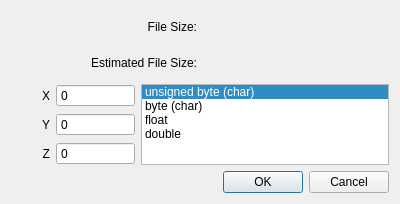
<?xml version="1.0" encoding="UTF-8"?>
<ui version="4.0">
 <class>VolLoadRAWDialog</class>
 <widget class="QDialog" name="VolLoadRAWDialog">
  <property name="geometry">
   <rect>
    <x>0</x>
    <y>0</y>
    <width>400</width>
    <height>204</height>
   </rect>
  </property>
  <property name="windowTitle">
   <string>Dialog</string>
  </property>
  <layout class="QVBoxLayout" name="verticalLayout">
   <item>
    <layout class="QGridLayout" name="gridLayout" columnstretch="1,1" columnminimumwidth="0,0">
     <property name="bottomMargin">
      <number>0</number>
     </property>
     <item row="0" column="1">
      <widget class="QLabel" name="filesize">
       <property name="text">
        <string/>
       </property>
      </widget>
     </item>
     <item row="0" column="0">
      <widget class="QLabel" name="label">
       <property name="text">
        <string>File Size:</string>
       </property>
       <property name="alignment">
        <set>Qt::AlignRight|Qt::AlignTrailing|Qt::AlignVCenter</set>
       </property>
      </widget>
     </item>
     <item row="1" column="0">
      <widget class="QLabel" name="label_3">
       <property name="text">
        <string>Estimated File Size:</string>
       </property>
       <property name="alignment">
        <set>Qt::AlignRight|Qt::AlignTrailing|Qt::AlignVCenter</set>
       </property>
      </widget>
     </item>
     <item row="1" column="1">
      <widget class="QLabel" name="estimate">
       <property name="text">
        <string/>
       </property>
      </widget>
     </item>
    </layout>
   </item>
   <item>
    <layout class="QHBoxLayout" name="horizontalLayout" stretch="1,2">
     <item>
      <layout class="QGridLayout" name="gridLayout_2" columnstretch="1,2">
       <property name="rightMargin">
        <number>0</number>
       </property>
       <item row="1" column="1">
        <widget class="QSpinBox" name="y">
         <property name="buttonSymbols">
          <enum>QAbstractSpinBox::NoButtons</enum>
         </property>
         <property name="maximum">
          <number>2048</number>
         </property>
        </widget>
       </item>
       <item row="1" column="0">
        <widget class="QLabel" name="label_4">
         <property name="text">
          <string>Y</string>
         </property>
         <property name="alignment">
          <set>Qt::AlignRight|Qt::AlignTrailing|Qt::AlignVCenter</set>
         </property>
        </widget>
       </item>
       <item row="0" column="0">
        <widget class="QLabel" name="label_2">
         <property name="text">
          <string>X</string>
         </property>
         <property name="alignment">
          <set>Qt::AlignRight|Qt::AlignTrailing|Qt::AlignVCenter</set>
         </property>
        </widget>
       </item>
       <item row="0" column="1">
        <widget class="QSpinBox" name="x">
         <property name="buttonSymbols">
          <enum>QAbstractSpinBox::NoButtons</enum>
         </property>
         <property name="maximum">
          <number>2048</number>
         </property>
        </widget>
       </item>
       <item row="2" column="0">
        <widget class="QLabel" name="label_5">
         <property name="text">
          <string>Z</string>
         </property>
         <property name="alignment">
          <set>Qt::AlignRight|Qt::AlignTrailing|Qt::AlignVCenter</set>
         </property>
        </widget>
       </item>
       <item row="2" column="1">
        <widget class="QSpinBox" name="z">
         <property name="buttonSymbols">
          <enum>QAbstractSpinBox::NoButtons</enum>
         </property>
         <property name="maximum">
          <number>2048</number>
         </property>
        </widget>
       </item>
      </layout>
     </item>
     <item>
      <widget class="QListWidget" name="type">
       <property name="sizePolicy">
        <sizepolicy hsizetype="Expanding" vsizetype="Preferred">
         <horstretch>0</horstretch>
         <verstretch>0</verstretch>
        </sizepolicy>
       </property>
       <property name="sizeAdjustPolicy">
        <enum>QAbstractScrollArea::AdjustToContents</enum>
       </property>
       <property name="currentRow">
        <number>0</number>
       </property>
       <item>
        <property name="text">
         <string>unsigned byte (char)</string>
        </property>
       </item>
       <item>
        <property name="text">
         <string>byte (char)</string>
        </property>
       </item>
       <item>
        <property name="text">
         <string>float</string>
        </property>
       </item>
       <item>
        <property name="text">
         <string>double</string>
        </property>
       </item>
      </widget>
     </item>
    </layout>
   </item>
   <item>
    <widget class="QDialogButtonBox" name="buttonBox">
     <property name="orientation">
      <enum>Qt::Horizontal</enum>
     </property>
     <property name="standardButtons">
      <set>QDialogButtonBox::Cancel|QDialogButtonBox::Ok</set>
     </property>
     <property name="centerButtons">
      <bool>false</bool>
     </property>
    </widget>
   </item>
  </layout>
 </widget>
 <tabstops>
  <tabstop>x</tabstop>
  <tabstop>y</tabstop>
  <tabstop>z</tabstop>
  <tabstop>type</tabstop>
 </tabstops>
 <resources/>
 <connections>
  <connection>
   <sender>buttonBox</sender>
   <signal>accepted()</signal>
   <receiver>VolLoadRAWDialog</receiver>
   <slot>accept()</slot>
   <hints>
    <hint type="sourcelabel">
     <x>248</x>
     <y>254</y>
    </hint>
    <hint type="destinationlabel">
     <x>157</x>
     <y>274</y>
    </hint>
   </hints>
  </connection>
  <connection>
   <sender>buttonBox</sender>
   <signal>rejected()</signal>
   <receiver>VolLoadRAWDialog</receiver>
   <slot>reject()</slot>
   <hints>
    <hint type="sourcelabel">
     <x>316</x>
     <y>260</y>
    </hint>
    <hint type="destinationlabel">
     <x>286</x>
     <y>274</y>
    </hint>
   </hints>
  </connection>
 </connections>
</ui>
